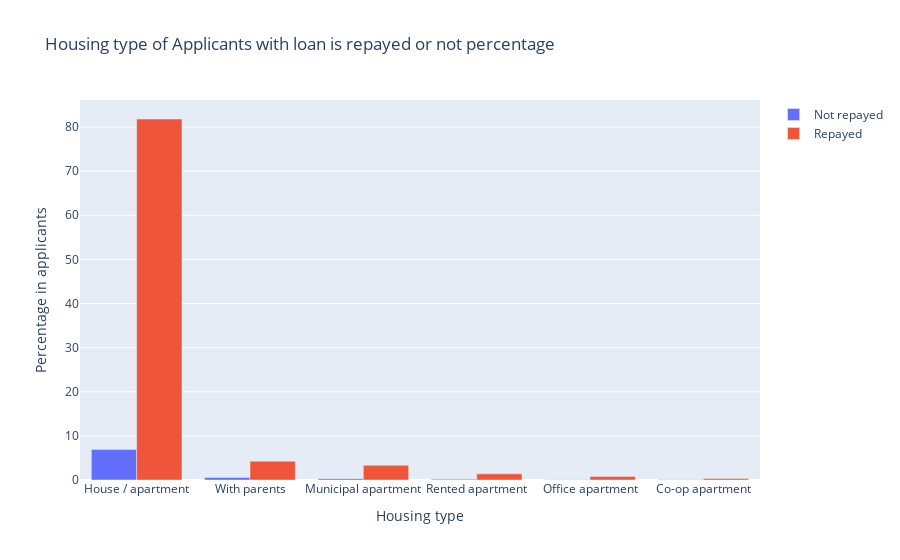

This figure's notebook cell:
### Code cell
income_val=application['NAME_HOUSING_TYPE'].value_counts()
income_val_y0=[]
income_val_y1=[]
for val in income_val.index:
    income_val_y1.append(np.sum(application['TARGET'][application['NAME_HOUSING_TYPE']==val]==1))
    income_val_y0.append(np.sum(application['TARGET'][application['NAME_HOUSING_TYPE']==val]==0))
data=[go.Bar(x=income_val.index,y=((income_val_y1/income_val.sum())*100),name='Not repayed'),
      go.Bar(x=income_val.index,y=((income_val_y0/income_val.sum())*100),name='Repayed')]
layout=go.Layout(title="Housing type of Applicants with loan is repayed or not percentage",
                 xaxis=dict(title='Housing type'),
                 yaxis=dict(title='Percentage in applicants'))
fig=go.Figure(data=data,layout=layout)
py.iplot(fig)

### Figure 1 — Plotly figure (JSON) as saved in the notebook; plotly's stock layout.template omitted (floating-point values rounded to 4 significant figures)
{"data": [{"name": "Not repayed", "type": "bar", "x": ["House / apartment", "With parents", "Municipal apartment", "Rented apartment", "Office apartment", "Co-op apartment"], "y": [6.917, 0.5645, 0.3106, 0.1954, 0.05593, 0.02894]}, {"name": "Repayed", "type": "bar", "x": ["House / apartment", "With parents", "Municipal apartment", "Rented apartment", "Office apartment", "Co-op apartment"], "y": [81.82, 4.261, 3.326, 1.392, 0.7951, 0.3359]}], "layout": {"title": {"text": "Housing type of Applicants with loan is repayed or not percentage"}, "xaxis": {"title": {"text": "Housing type"}}, "yaxis": {"title": {"text": "Percentage in applicants"}}}}
